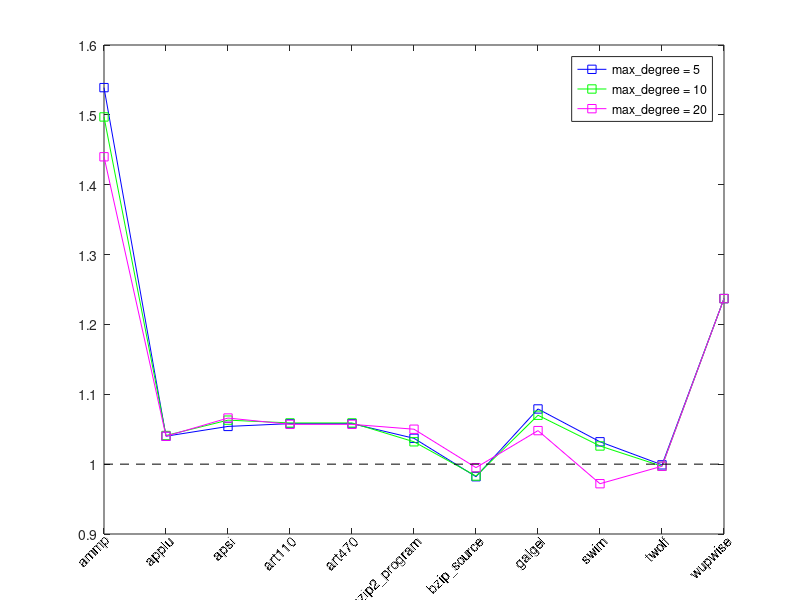

Reproduce this figure in MATLAB.


speedups_conf_5 = [1.539, 1.040, 1.054, 1.058, 1.058, 1.037, 0.982, 1.079, 1.032, 0.999, 1.237]
speedups_conf_10 = [1.497, 1.041, 1.063, 1.059, 1.059, 1.032, 0.983, 1.070, 1.026, 0.997, 1.237]
speedups_conf_20 = [1.440, 1.040, 1.066, 1.057, 1.057, 1.050, 0.995, 1.048, 0.972, 0.997, 1.237]

reference = ones(1,11)
reference_x = 1:1:11
x = 1:11;



% Plot the data.
h = plot(x,speedups_conf_5,'-sb');
hold on;
h = plot(x,speedups_conf_10,'-sg');
h = plot(x,speedups_conf_20,'-sm');
h = plot(reference_x,reference,'--k');
legend('max\_degree = 5', 'max\_degree = 10', 'max\_degree = 20')
hold off;

% Reduce the size of the axis so that all the labels fit in the figure.
pos = get(gca,'Position');
set(gca,'Position',[pos(1), .2, pos(3) .65])

% Add a title.
%title('Speedup')

% Set the X-Tick locations so that every other month is labeled.
Xt = 1:1:11;
Xl = [1 11];
set(gca,'XTick',Xt,'XLim',Xl);

% Add the months as tick labels.
benchmarks = ['          ammp'; '         applu'; '          apsi'; '        art110'; '        art470'; 'bzip2\_program'; '  bzip\_source'; '        galgel'; '          swim'; '         twolf'; '       wupwise'];

ax = axis;    % Current axis limits
axis(axis);    % Set the axis limit modes (e.g. XLimMode) to manual
Yl = ax(3:4);  % Y-axis limits

% Place the text labels
t = text(Xt,Yl(1)*ones(1,length(Xt)),benchmarks(1:1:11,:));
set(t,'HorizontalAlignment','right','VerticalAlignment','top', ...
      'Rotation',45);

% Remove the default labels
set(gca,'XTickLabel','')

% Get the Extent of each text object.  This
% loop is unavoidable.
for i = 1:length(t)
  ext(i,:) = get(t(i),'Extent');
end

% Determine the lowest point.  The X-label will be
% placed so that the top is aligned with this point.
LowYPoint = min(ext(:,2));

% Place the axis label at this point
%XMidPoint = Xl(1)+abs(diff(Xl))/2;
%tl = text(XMidPoint,LowYPoint,'X-Axis Label', ...
          %'VerticalAlignment','top', ...
          %'HorizontalAlignment','center');

